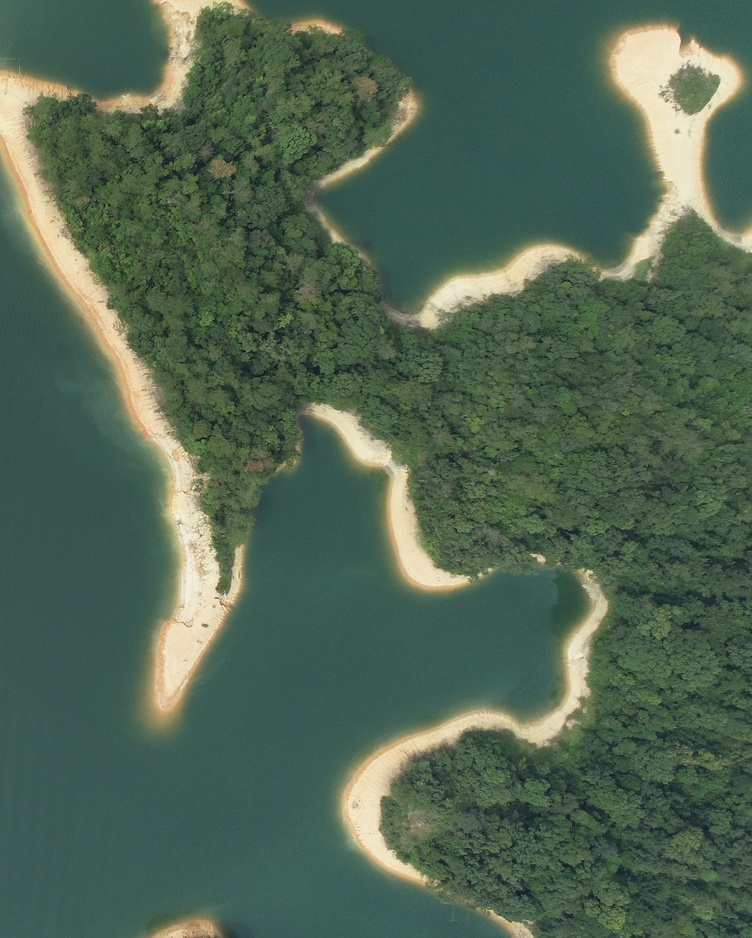
%> input picture Image/test_2.jpg, 752 x 938 px, shrunk from 2268 x 2828 before the run
$ octave drone_aerial_photography_of_pine_trees.m   (GNU Octave 9; MATLAB toolbox functions it lacks are replaced by stand-ins)
%> lines starting %> are read from the running program, lines starting %| are printed output that depends on the picture; in (x1, y1, x2, y2) boxes, pixels count from 0 and x2, y2 are one past the last pixel; in counts of white or black regions, pixels touching at a corner belong together; the program's own positions count from 1
clc;clear;close all;
[name, path] = uigetfile({'*.jpg','JEPG File';'*.bmp','bit File';'*.png','png File';'*.tif','ALL Image Files'},'open image file');
%> the answer given: Image/test_2.jpg
im=imread([path name]);
%> im is the input picture: size 938x752x3 uint8; mean R, G, B 80.8, 101.8, 83.3
%转yiq色域空间
YIQ=rgb2ntsc(im);
%> YIQ: size 938x752x3 double; mean of channels 1, 2, 3 0.366, -0.0258, -0.0399
i=YIQ(:,:,2);%YIQ I分量
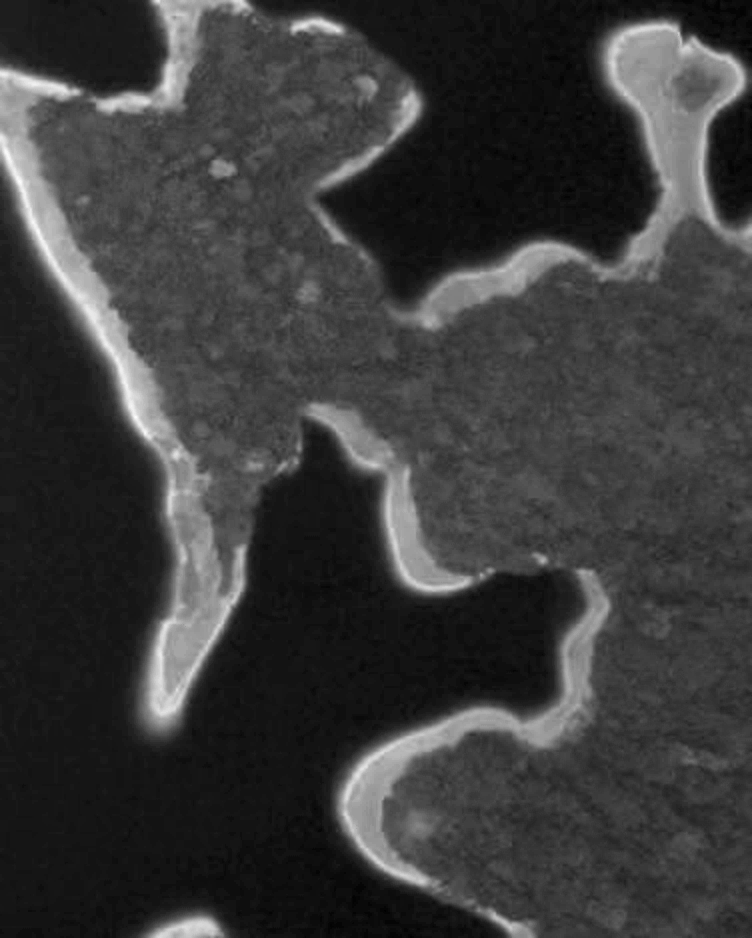
%> i: size 938x752 double; min -0.0891, max 0.181, mean -0.0258; drawn with min black and max white
i=imbinarize(i,graythresh(i));%自动阈值分割
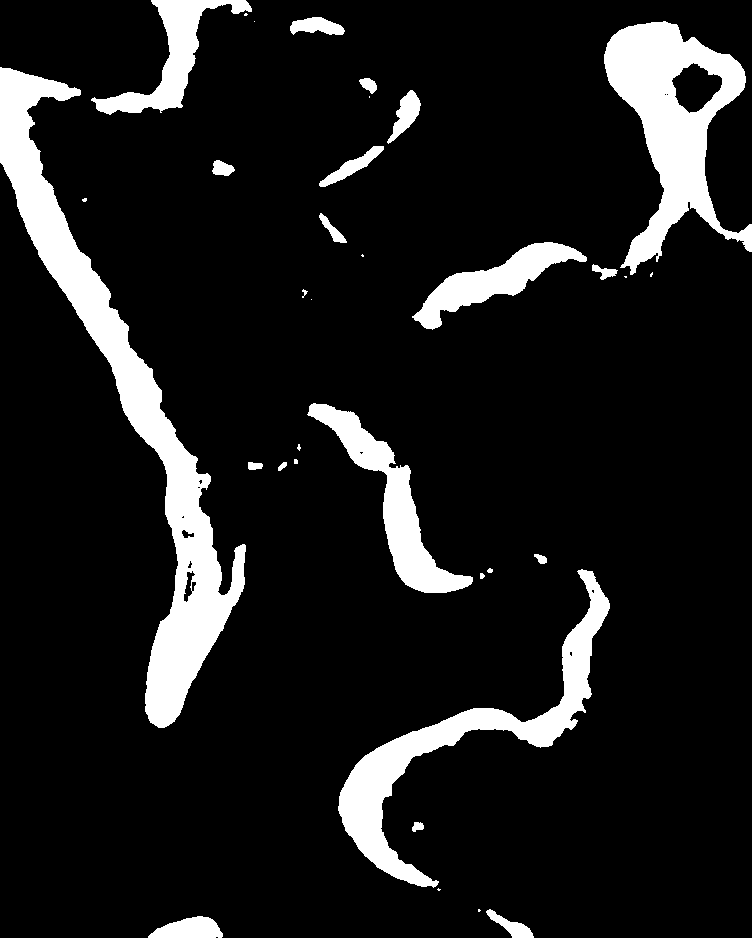
%> i: size 938x752 logical; 11.2% white; 34 white regions (12 under 20 px), largest, box (x1, y1, x2, y2) and area: (0, 67, 246, 728) 28333, (604, 21, 752, 275) 15769, (338, 569, 610, 888) 13135
%ycbcr色域空间
YCbCr=rgb2ycbcr(im);
%> YCbCr: size 938x752x3 uint8; mean of channels 1, 2, 3 96.2, 123.1, 120.1
Cr=YCbCr(:,:,3);%Cr分量
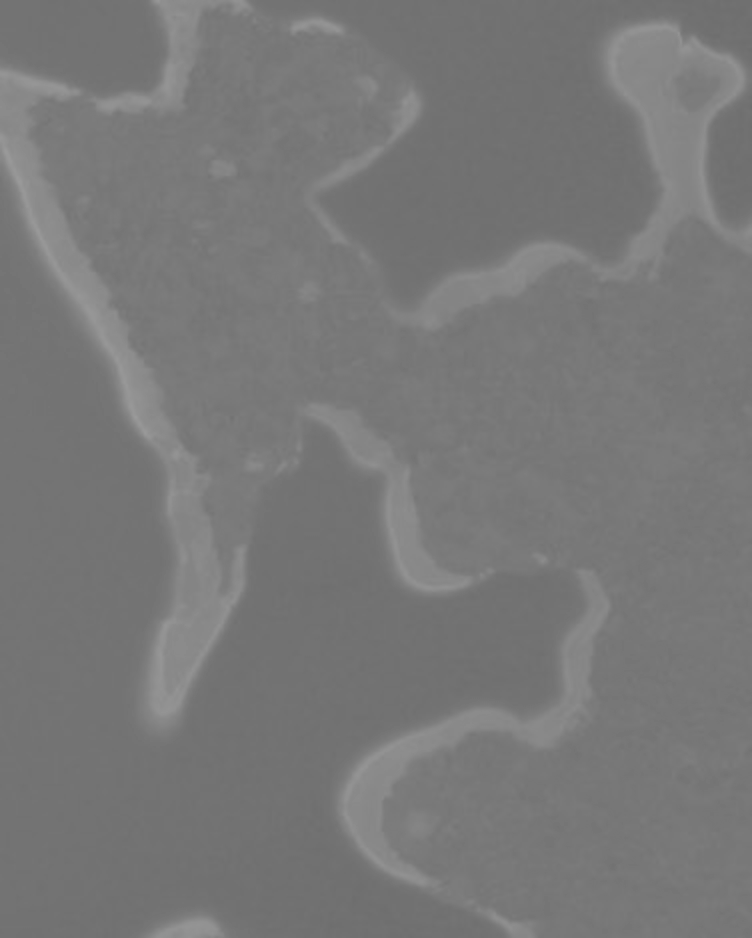
%> Cr: size 938x752 uint8; min 110, max 154, mean 120.1


Cr1=imbinarize(Cr,0.482);%经过大量统计选着0.482为阈值分水岭
%> Cr1: size 938x752 logical; 20.8% white; 466 white regions (286 under 20 px), largest, box (x1, y1, x2, y2) and area: (0, 0, 496, 736) 61835, (379, 18, 752, 344) 29157, (335, 567, 622, 938) 22267
Cr2=imbinarize(Cr,graythresh(Cr));
%> Cr2: size 938x752 logical; 13% white; 36 white regions (11 under 20 px), largest, box (x1, y1, x2, y2) and area: (0, 65, 247, 731) 31041, (382, 20, 752, 331) 24096, (337, 569, 611, 893) 14967
Cr=Cr1&Cr2;

Cr1=imadd(i,Cr);%将I分量的二值图与Cr分量二值图相加
%> Cr1: size 938x752 double
% Cr=Cr&i;
se=strel("diamond",38);
Cr2=imerode(Cr1,se);%腐蚀
%> Cr2: size 938x752 double

Cr2=imreconstruct(Cr2,Cr1);%区域生长去除大面积的黄土地
Cr=xor(Cr1,Cr2);
%> Cr: size 938x752 logical; 9.6% white; 35 white regions (11 under 20 px), largest, box (x1, y1, x2, y2) and area: (0, 65, 247, 731) 31041, (337, 569, 611, 893) 14967, (298, 402, 475, 595) 8027

Cr=bwareaopen(Cr,200);%去除面积小于200的小面基噪点
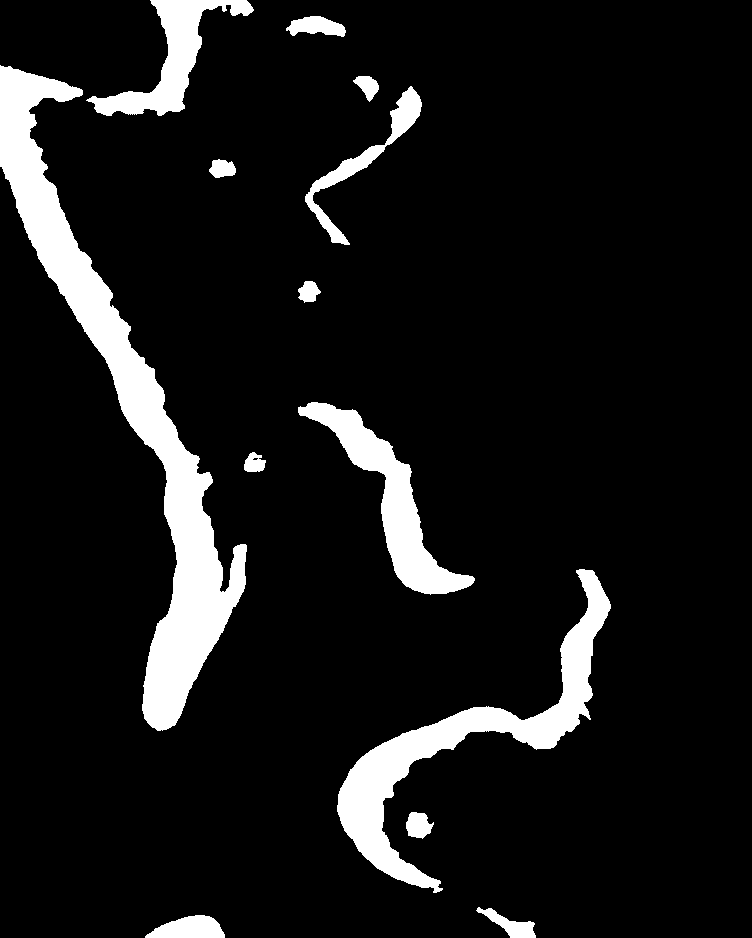
%> Cr: size 938x752 logical; 9.5% white; 13 white regions
Cr = logical(Cr);
Area_I = regionprops(Cr,'centroid');%标记质点
%> Area_I = 13 regions; first 5, Centroid: [127.2 411], [172.1 58.2], [190 929.2], [222.9 169.3], [255 464]
figure;
imshow(im)
[Lbw,numbw]=bwlabel(Cr);
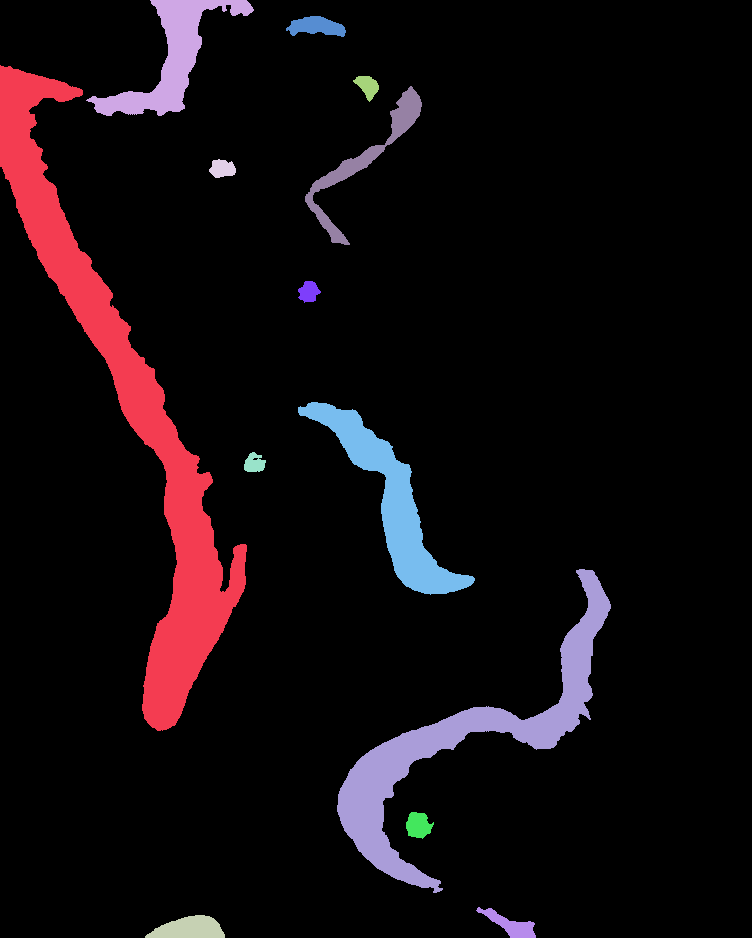
%> Lbw: size 938x752 double; 14 distinct labels, from 0 to 13; one colour per label, 0 black
%> numbw = 13
s=regionprops(Lbw,'BoundingBox');
%> s = 13 regions; largest, box (x1, y1, x2, y2): (0, 65, 247, 731), (337, 569, 611, 893), (298, 402, 475, 595), (86, 0, 254, 116), (305, 86, 422, 245)
r=struct2cell(s);
%> r = 13 items
hold on;

for x = 1: numel(Area_I)
    plot(Area_I(x).Centroid(1),Area_I(x).Centroid(2),'b*'); %质心标记
    srt=text(Area_I(x).Centroid(1),Area_I(x).Centroid(2)+15, strcat('X: ', num2str(round(Area_I(x).Centroid(1))), 'Y: ', num2str(round(Area_I(x).Centroid(2)))));
    set(srt, 'FontName', 'Arial', 'FontWeight', 'bold', 'FontSize', 8, 'Color', 'w');
end
%> this loop made 13 passes

for i=1:length(r)
    rectangle('position',r{i},'edgecolor','r','LineWidth',1.8) %矩形框选
    hold on
end

hold off;

cc = bwconncomp(Cr);%统计联通区域
%> cc = 13 connected components
s=num2str(cc.NumObjects);
%> s = '13'
legend(s,'Location','SouthEast');%将统计的数目显示在图例上
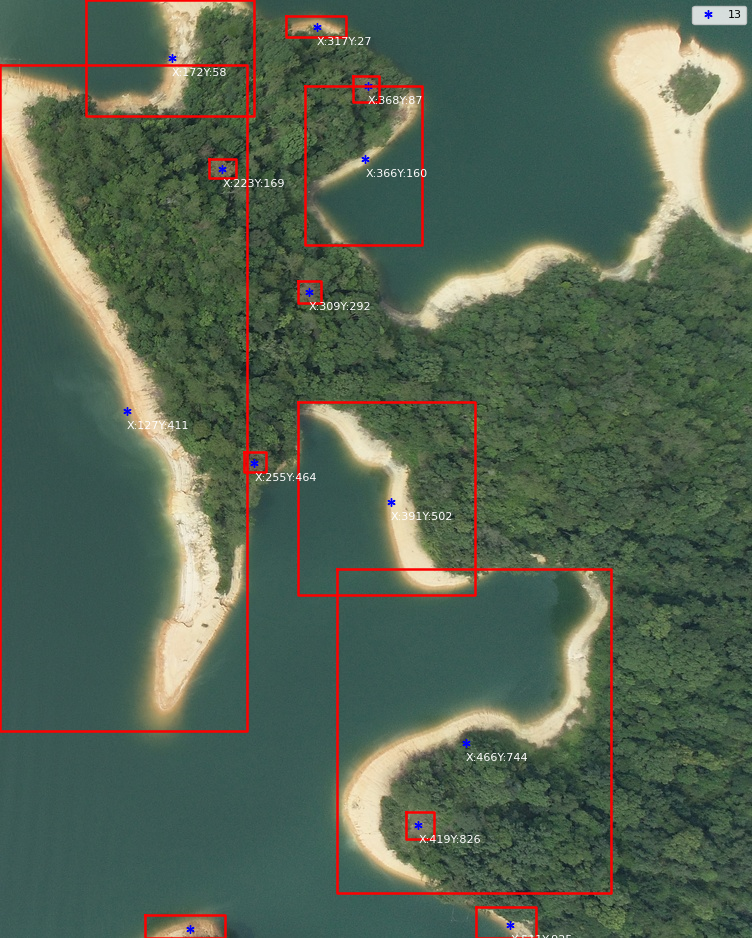
%> figure redrawn from the program's plot data

saveas(gcf, 'result.jpg');


% [40 lines of commented-out code are left out]
